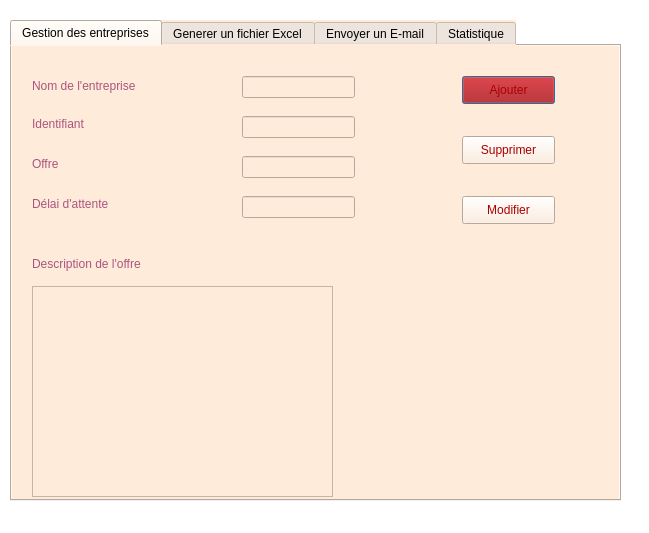
<?xml version="1.0" encoding="UTF-8"?>
<ui version="4.0">
 <class>Dialog</class>
 <widget class="QDialog" name="Dialog">
  <property name="geometry">
   <rect>
    <x>0</x>
    <y>0</y>
    <width>649</width>
    <height>533</height>
   </rect>
  </property>
  <property name="windowTitle">
   <string>Dialog</string>
  </property>
  <property name="styleSheet">
   <string notr="true">background-color: rgb(255, 255, 255);</string>
  </property>
  <widget class="QTabWidget" name="tabWidget">
   <property name="geometry">
    <rect>
     <x>10</x>
     <y>20</y>
     <width>611</width>
     <height>481</height>
    </rect>
   </property>
   <property name="styleSheet">
    <string notr="true">background-color: rgb(255, 235, 217);
gridline-color: rgb(170, 0, 0);</string>
   </property>
   <property name="currentIndex">
    <number>0</number>
   </property>
   <widget class="QWidget" name="tab">
    <attribute name="title">
     <string>Gestion des entreprises</string>
    </attribute>
    <widget class="QLabel" name="label">
     <property name="geometry">
      <rect>
       <x>20</x>
       <y>30</y>
       <width>161</width>
       <height>20</height>
      </rect>
     </property>
     <property name="styleSheet">
      <string notr="true">font: 8pt &quot;Bauhaus 93&quot;;
color: rgb(170, 85, 127);
font: 63 11pt &quot;Yu Gothic UI Semibold&quot;;</string>
     </property>
     <property name="text">
      <string>Nom de l'entreprise</string>
     </property>
    </widget>
    <widget class="QLabel" name="label_2">
     <property name="geometry">
      <rect>
       <x>20</x>
       <y>70</y>
       <width>91</width>
       <height>16</height>
      </rect>
     </property>
     <property name="styleSheet">
      <string notr="true">color: rgb(170, 85, 127);
font: 63 11pt &quot;Yu Gothic UI Semibold&quot;;</string>
     </property>
     <property name="text">
      <string>Identifiant</string>
     </property>
    </widget>
    <widget class="QLabel" name="label_3">
     <property name="geometry">
      <rect>
       <x>20</x>
       <y>110</y>
       <width>56</width>
       <height>16</height>
      </rect>
     </property>
     <property name="styleSheet">
      <string notr="true">color: rgb(170, 85, 127);
font: 63 11pt &quot;Yu Gothic UI Semibold&quot;;</string>
     </property>
     <property name="text">
      <string>Offre</string>
     </property>
    </widget>
    <widget class="QLabel" name="label_4">
     <property name="geometry">
      <rect>
       <x>20</x>
       <y>210</y>
       <width>181</width>
       <height>16</height>
      </rect>
     </property>
     <property name="styleSheet">
      <string notr="true">color: rgb(170, 85, 127);
font: 63 11pt &quot;Yu Gothic UI Semibold&quot;;</string>
     </property>
     <property name="text">
      <string>Description de l'offre</string>
     </property>
    </widget>
    <widget class="QLineEdit" name="lineEdit">
     <property name="geometry">
      <rect>
       <x>230</x>
       <y>30</y>
       <width>113</width>
       <height>22</height>
      </rect>
     </property>
    </widget>
    <widget class="QLineEdit" name="lineEdit_2">
     <property name="geometry">
      <rect>
       <x>230</x>
       <y>70</y>
       <width>113</width>
       <height>22</height>
      </rect>
     </property>
    </widget>
    <widget class="QLineEdit" name="lineEdit_3">
     <property name="geometry">
      <rect>
       <x>230</x>
       <y>110</y>
       <width>113</width>
       <height>22</height>
      </rect>
     </property>
    </widget>
    <widget class="QTextEdit" name="textEdit">
     <property name="geometry">
      <rect>
       <x>20</x>
       <y>240</y>
       <width>301</width>
       <height>211</height>
      </rect>
     </property>
    </widget>
    <widget class="QPushButton" name="pushButton">
     <property name="geometry">
      <rect>
       <x>450</x>
       <y>30</y>
       <width>93</width>
       <height>28</height>
      </rect>
     </property>
     <property name="styleSheet">
      <string notr="true">background-color: rgb(170, 0, 0);
font: 63 11pt &quot;Yu Gothic UI Semibold&quot;;
color: rgb(170, 0, 0);</string>
     </property>
     <property name="text">
      <string>Ajouter</string>
     </property>
    </widget>
    <widget class="QPushButton" name="pushButton_2">
     <property name="geometry">
      <rect>
       <x>450</x>
       <y>90</y>
       <width>93</width>
       <height>28</height>
      </rect>
     </property>
     <property name="styleSheet">
      <string notr="true">font: 63 11pt &quot;Yu Gothic UI Semibold&quot;;
color: rgb(170, 0, 0);</string>
     </property>
     <property name="text">
      <string>Supprimer</string>
     </property>
    </widget>
    <widget class="QPushButton" name="pushButton_3">
     <property name="geometry">
      <rect>
       <x>450</x>
       <y>150</y>
       <width>93</width>
       <height>28</height>
      </rect>
     </property>
     <property name="styleSheet">
      <string notr="true">font: 63 11pt &quot;Yu Gothic UI Semibold&quot;;
color: rgb(170, 0, 0);</string>
     </property>
     <property name="text">
      <string>Modifier</string>
     </property>
    </widget>
    <widget class="QLabel" name="label_5">
     <property name="geometry">
      <rect>
       <x>20</x>
       <y>150</y>
       <width>121</width>
       <height>16</height>
      </rect>
     </property>
     <property name="styleSheet">
      <string notr="true">color: rgb(170, 85, 127);
font: 63 8pt &quot;Yu Gothic UI Semibold&quot;;
font: 63 11pt &quot;Yu Gothic UI Semibold&quot;;</string>
     </property>
     <property name="text">
      <string>Délai d'attente</string>
     </property>
    </widget>
    <widget class="QLineEdit" name="lineEdit_6">
     <property name="geometry">
      <rect>
       <x>230</x>
       <y>150</y>
       <width>113</width>
       <height>22</height>
      </rect>
     </property>
    </widget>
   </widget>
   <widget class="QWidget" name="tab_2">
    <attribute name="title">
     <string>Generer un fichier Excel</string>
    </attribute>
    <widget class="QPushButton" name="pushButton_4">
     <property name="geometry">
      <rect>
       <x>160</x>
       <y>140</y>
       <width>241</width>
       <height>28</height>
      </rect>
     </property>
     <property name="styleSheet">
      <string notr="true">color: rgb(170, 85, 127);
font: 63 11pt &quot;Yu Gothic UI Semibold&quot;;</string>
     </property>
     <property name="text">
      <string>Rechercher une entreprise </string>
     </property>
    </widget>
    <widget class="QPushButton" name="pushButton_5">
     <property name="geometry">
      <rect>
       <x>160</x>
       <y>220</y>
       <width>241</width>
       <height>28</height>
      </rect>
     </property>
     <property name="styleSheet">
      <string notr="true">color: rgb(170, 85, 127);
font: 63 11pt &quot;Yu Gothic UI Semibold&quot;;</string>
     </property>
     <property name="text">
      <string>Trier les entreprises</string>
     </property>
    </widget>
   </widget>
   <widget class="QWidget" name="tab_3">
    <attribute name="title">
     <string>Envoyer un E-mail</string>
    </attribute>
    <widget class="QGroupBox" name="groupBox">
     <property name="geometry">
      <rect>
       <x>20</x>
       <y>20</y>
       <width>411</width>
       <height>351</height>
      </rect>
     </property>
     <property name="title">
      <string>GroupBox</string>
     </property>
     <widget class="QTextEdit" name="textEdit_2">
      <property name="geometry">
       <rect>
        <x>10</x>
        <y>60</y>
        <width>311</width>
        <height>261</height>
       </rect>
      </property>
      <property name="styleSheet">
       <string notr="true">color: rgb(255, 255, 255);</string>
      </property>
     </widget>
     <widget class="QLineEdit" name="lineEdit_4">
      <property name="geometry">
       <rect>
        <x>10</x>
        <y>20</y>
        <width>113</width>
        <height>22</height>
       </rect>
      </property>
      <property name="text">
       <string>A :</string>
      </property>
     </widget>
     <widget class="QLineEdit" name="lineEdit_5">
      <property name="geometry">
       <rect>
        <x>190</x>
        <y>20</y>
        <width>113</width>
        <height>22</height>
       </rect>
      </property>
      <property name="text">
       <string>Objet : </string>
      </property>
     </widget>
    </widget>
   </widget>
   <widget class="QWidget" name="tab_4">
    <attribute name="title">
     <string>Statistique</string>
    </attribute>
   </widget>
  </widget>
 </widget>
 <resources/>
 <connections/>
</ui>
